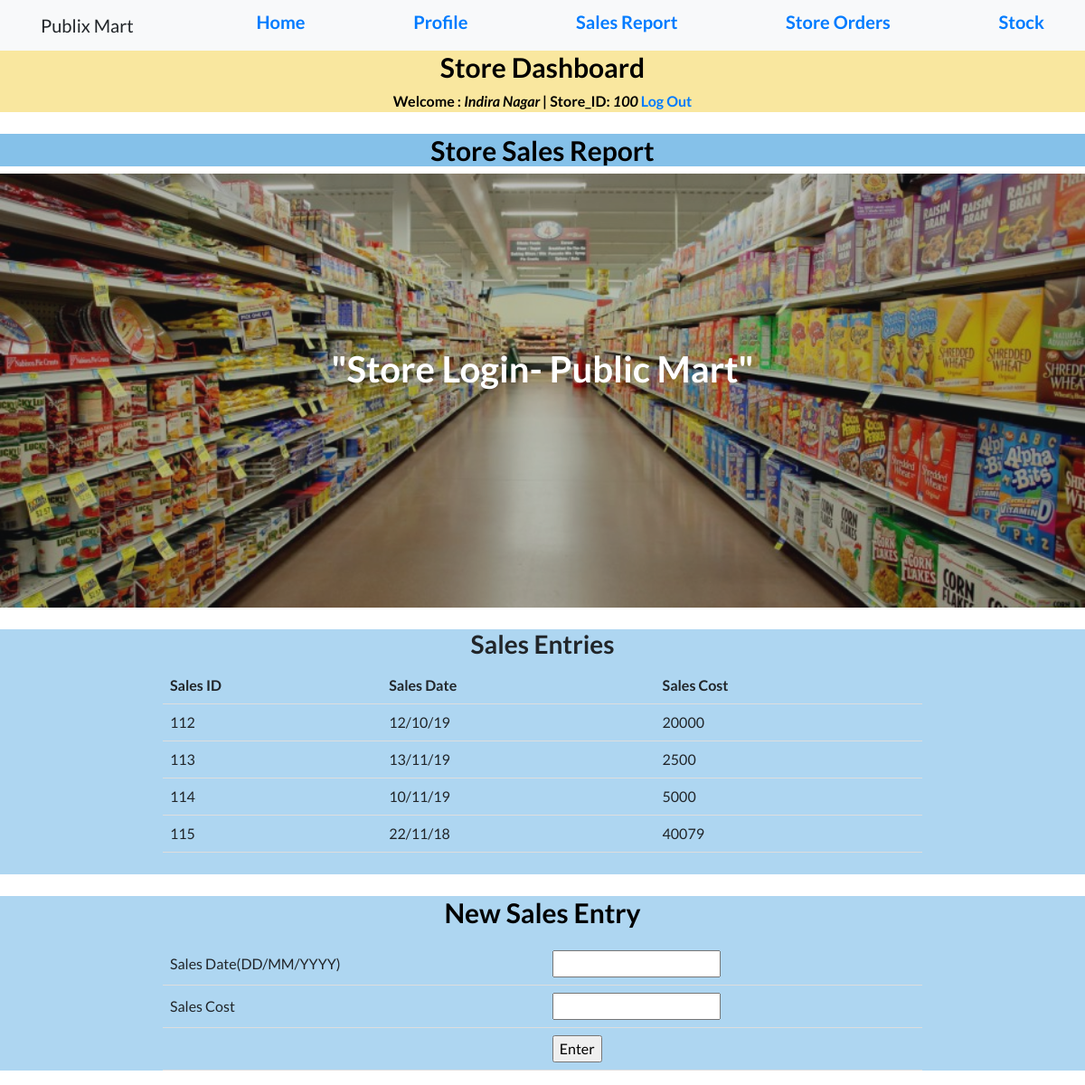
The app's page /superstore/ssales.php (signed in) with its own data.
### tables this page shows
CREATE TABLE `store` (
  `SID` int(11) NOT NULL,
  `SPASS` varchar(20) NOT NULL DEFAULT 'admin',
  `SBRANCHNAME` varchar(20) NOT NULL,
  `SCITY` varchar(20) NOT NULL,
  `SREGION` varchar(20) NOT NULL,
  `SSTATE` varchar(20) NOT NULL,
  `SPCODE` int(11) NOT NULL
);

CREATE TABLE `sales` (
  `SALESID` int(11) NOT NULL,
  `SDATE` varchar(20) NOT NULL,
  `SCOST` int(11) NOT NULL,
  `SID` int(11) NOT NULL
);

### superstore/session.php (called while the page is built, shortened)
<?php
$conn = mysqli_connect("localhost", "root", "", "superstore");
$user_check = $_SESSION['login_user'];
$query = "SELECT SBRANCHNAME from store where SID = '$user_check'";
$ses_sql = mysqli_query($conn, $query);
$row = mysqli_fetch_assoc($ses_sql);
$login_session = $row['SBRANCHNAME'];
$CustID=$user_check;
?>

### superstore/ssales.php (the view, shortened to what this page needs)
<?php
include('session.php');
?>
<!DOCTYPE html>
<html lang="en">
  <head>
    <link href="vendor/bootstrap/css/bootstrap.min.css" rel="stylesheet">
    <link href="vendor/fontawesome-free/css/all.min.css" rel="stylesheet">
    <link href="vendor/simple-line-icons/css/simple-line-icons.css" rel="stylesheet" type="text/css">
    <link href="css/landing-page.min.css" rel="stylesheet">
  </head>
  <body>
    <nav class="navbar navbar-light bg-light static-top">
      <div class="container">
        <a class="navbar-brand">Publix Mart</a>
        <a href="shome.php"><h5>Home</h5></a>
        <a href="sprofile.php"><h5>Profile</h5></a>
        <a href="ssales.php"><h5>Sales Report</h5></a>
        <a href="sorders.php"><h5>Store Orders</h5></a>
        <a href="sstock.php"><h5>Stock</h5></a>
      </div>
    </nav>
    <center><div style="background-color:#F9E79F">
      <center><h2 style="font-size:30px;color:Black">Store Dashboard</h2></center>
  <b id="welcome" style="color:Black">Welcome : <i style="color:Black"><?php echo $login_session;?> | </i></b>
  <b id="welcome" style="color:Black">Store_ID: <i style="color:Black"><?php echo $CustID; ?></i></b>
  <b id="logout"><a href="logout.php">Log Out</a></b>
 </div></center>
 <br>
 <center><div style="background-color:#85C1E9">
      <center><h2 style="font-size:30px;color:Black">Store Sales Report </h2></center>
 </div></center>
    <header class="masthead text-white text-center">
      <div class="overlay"></div>
      <div class="container">
        <div class="row">
          <div class="col-xl-9 mx-auto">
            <h1 class="mb-5" style="font-size:40px">"Store Login- Public Mart"</h1>
          </div>
        </div>
      </div>
    </header>
    <br>
<center>
<div style="background-color:#AED6F1">
     <center>
      <h3>Sales Entries</h3>
      <table>
        <tr>
          <th>Sales ID</th>
          <th>Sales Date</th>
          <th>Sales Cost</th>
        </tr>
        <?php
      $order59 ="SELECT * FROM sales where SID=$CustID";
      $food9 = mysqli_query($conn, $order59);
      while($oss55 = mysqli_fetch_assoc($food9))
      {echo '<tr><td>'. $oss55["SALESID"]."</td><td>". $oss55["SDATE"] . "</td><td>". $oss55["SCOST"]. "</td></tr>";
      }
?>
      </table>
      <br>
    </div></center>
    <br>
<div style="background-color:#AED6F1">
     <center>
      <center><h1 style="font-size:30px;color:Black">New Sales Entry</h1>
        <p>
        <div class="signup">
           <center>
  <form action="custcmp.php" method="POST">
  <table>
   <tr>
    <td>Sales Date(DD/MM/YYYY)</td>
    <td><input type="text" name="username" required></td>
   </tr>
   <tr>
    <td>Sales Cost</td>
    <td><input type="text" name="email" required></td>
   </tr>
   <tr><td></td>
    <td><input type="submit" value="Enter"></td>
   </tr>
   </center>
</center>
</div></p>
  </body>
</html>

### superstore/ssales.php (style rules this page uses)
table { border-collapse: collapse; width: 70%; }
th, td { padding: 8px; text-align: left; border-bottom: 1px solid #ddd; }

### records on screen
store: SBRANCHNAME "Indira Nagar"
sales: SALESID "112", SDATE "12/10/19", SCOST "20000"
sales: SALESID "113", SDATE "13/11/19", SCOST "2500"
sales: SALESID "114", SDATE "10/11/19", SCOST "5000"
sales: SALESID "115", SDATE "22/11/18", SCOST "40079"

### other values on screen
$CustID "100"
